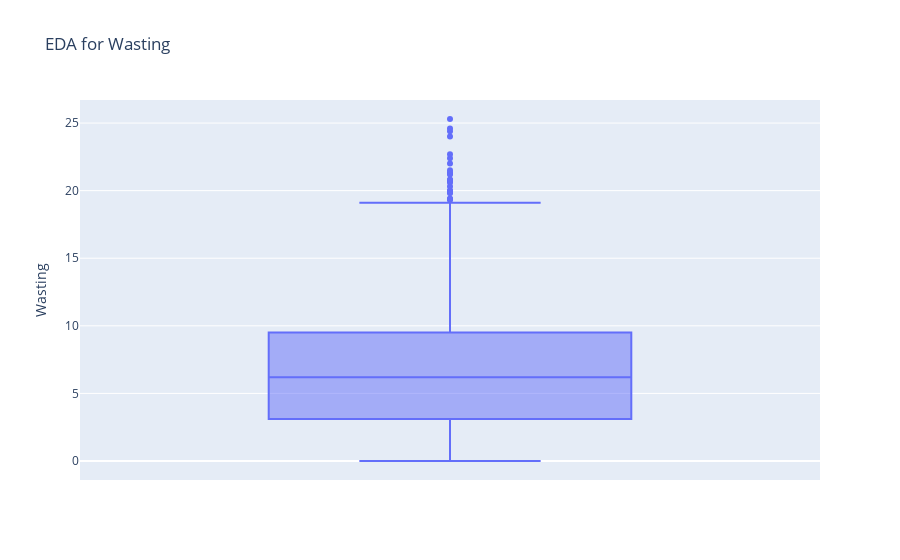

Notebook code for this chart:
### Code cell
fig2= px.box(data, y=data['Wasting'] ,title="EDA for Wasting")
fig2.show()

### Figure 1 — Plotly figure (JSON) as saved in the notebook; plotly's stock layout.template omitted (floating-point values rounded to 4 significant figures; data arrays with more than 128 entries replaced by an {"elided": "..."} marker saying what was removed)
{"data": [{"alignmentgroup": "True", "hovertemplate": "Wasting=%{y}<extra></extra>", "legendgroup": "", "marker": {"color": "#636efa"}, "name": "", "notched": false, "offsetgroup": "", "orientation": "v", "showlegend": false, "type": "box", "x0": " ", "xaxis": "x", "y": {"elided": "924 float values"}, "y0": " ", "yaxis": "y"}], "layout": {"boxmode": "group", "legend": {"tracegroupgap": 0}, "title": {"text": "EDA for Wasting"}, "xaxis": {"anchor": "y", "domain": [0, 1]}, "yaxis": {"anchor": "x", "domain": [0, 1], "title": {"text": "Wasting"}}}}
